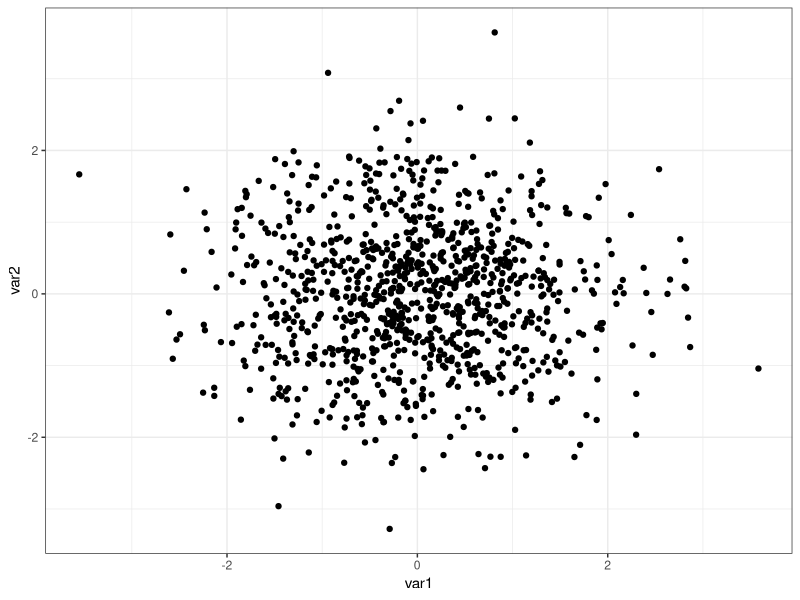
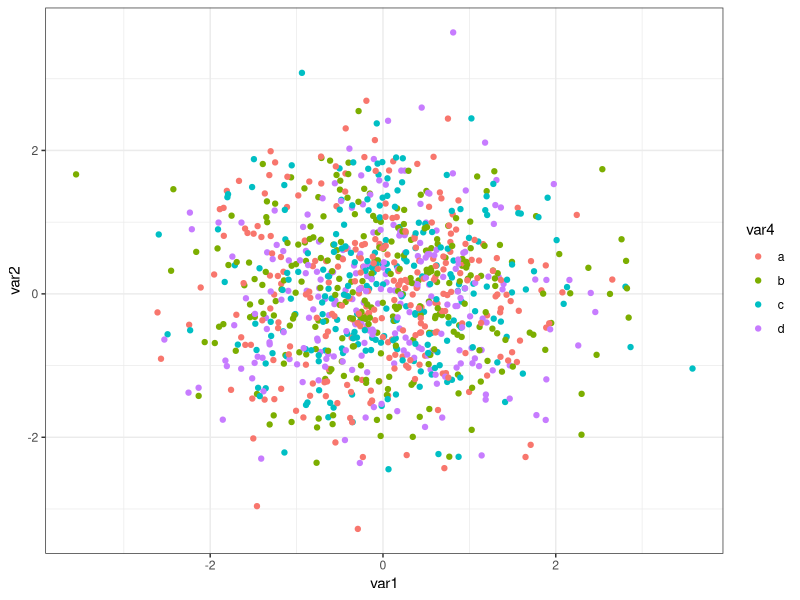
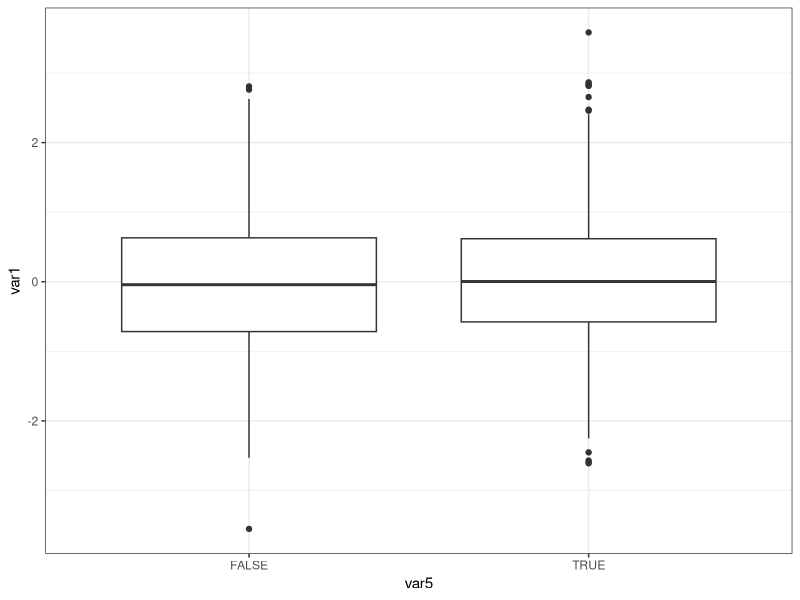

Write R code to recreate these figures, in order.
# This code snippet demonstrates a simple "Hello World!" program in R.
# It prints the message "Hello World!" to the console.
print("Hello World!")

# This code snippet loads the "tidyverse" library, which is a collection of R packages designed for data science.
# The "tidyverse" includes packages like ggplot2, dplyr, tidyr, readr, purrr, and others,
# providing tools for data manipulation, visualization, and analysis.
library(tidyverse)

# This code snippet generates a tibble (data frame) with 1000 rows and 5 columns:
# - var1: Numeric vector with 1000 random values drawn from a standard normal distribution.
# - var2: Numeric vector with 1000 random values drawn from a standard normal distribution.
# - var3: Numeric vector with 1000 random values drawn from a standard normal distribution.
# - var4: Character vector with 1000 random values sampled from the letters 'a', 'b', 'c', and 'd'.
# - var5: Logical vector with 1000 random TRUE or FALSE values.
df <- tibble(
    var1 = rnorm(1000),
    var2 = rnorm(1000),
    var3 = rnorm(1000),
    var4 = sample(letters[1:4], 1000, replace = TRUE),
    var5 = sample(c(TRUE, FALSE), 1000, replace = TRUE)
)

# This code snippet provides a summary of the data frame `df` using the `summary()` function.
# The `summary()` function generates descriptive statistics for each column in the data frame,
# including measures such as minimum, maximum, mean, median, and quartiles for numeric columns,
# and frequency counts for categorical columns.
summary(df)

# This code snippet snippet performs a summary of the `var1` column in the dataframe `df`.
# It calculates the following statistical measures:
# - `min`: The minimum value of `var1`.
# - `q25`: The 25th percentile (first quartile) of `var1`.
# - `mean`: The mean (average) value of `var1`.
# - `median`: The median (50th percentile) of `var1`.
# - `q75`: The 75th percentile (third quartile) of `var1`.
# - `max`: The maximum value of `var1`.
# - `sd`: The standard deviation of `var1`.
# The `%>%` operator is used to pipe the dataframe into the `summarise` function for computation.
df %>%
    summarise(
        min = min(var1),
        q25 = quantile(var1, 0.25),
        mean = mean(var1),
        median = median(var1),
        q75 = quantile(var1, 0.75),
        max = max(var1),
        sd = sd(var1)
    )

# This code snippet performs a summary operation on a data frame `df` using the `dplyr` package.
# It calculates the following summary statistics for the variable `var1`, grouped by `var4`:
# - Minimum value (`min`)
# - First quartile (25th percentile, `q25`)
# - Mean value (`mean`)
# - Median value (`median`)
# - Third quartile (75th percentile, `q75`)
# - Maximum value (`max`)
# - Standard deviation (`sd`)
# The `.by` argument specifies that the summary statistics are computed for each group defined by `var4`.
df %>%
    summarise(
        min = min(var1),
        q25 = quantile(var1, 0.25),
        mean = mean(var1),
        median = median(var1),
        q75 = quantile(var1, 0.75),
        max = max(var1),
        sd = sd(var1),
        .by = var4
    )

# This code snippet calculates the correlation matrix for all numeric columns in a data frame `df`.
# It performs the following steps:
# 1. Uses the `select()` function with `where(is.numeric)` to filter and select only numeric columns from `df`.
# 2. Passes the selected numeric columns to the `cor()` function to compute the correlation matrix.
df %>%
    select(where(is.numeric)) %>%
    cor()

# This code snippet generates a scatter plot using ggplot2.
# - The data frame `df` is piped into the ggplot function.
# - A scatter plot is created with `geom_point`, mapping `var1` to the x-axis and `var2` to the y-axis.
# - The plot is styled with a black-and-white theme using `theme_bw`.
df %>%
    ggplot() +
    geom_point(aes(x = var1, y = var2)) +
    theme_bw()

# This code snippet creates a scatter plot using ggplot2 in R.
# - The data frame `df` is piped into the ggplot function.
# - `geom_point()` is used to add points to the plot.
# - Aesthetic mappings (`aes`) specify:
#     - `x`: the variable `var1` for the x-axis.
#     - `y`: the variable `var2` for the y-axis.
#     - `color`: the variable `var4` to determine the color of the points.
# - The `theme_bw()` function applies a black-and-white theme to the plot.
df %>%
    ggplot() +
    geom_point(aes(x = var1, y = var2, color = var4)) +
    theme_bw()

# This code snippet generates a boxplot using ggplot2 in R. It performs the following steps:
# 1. Uses the pipe operator (%>%) to pass the data frame `df` to ggplot.
# 2. Creates a boxplot with `geom_boxplot`, mapping `var5` to the x-axis and `var1` to the y-axis.
# 3. Applies a black-and-white theme to the plot using `theme_bw`.
df %>%
    ggplot() +
    geom_boxplot(aes(x = var5, y = var1)) +
    theme_bw()
